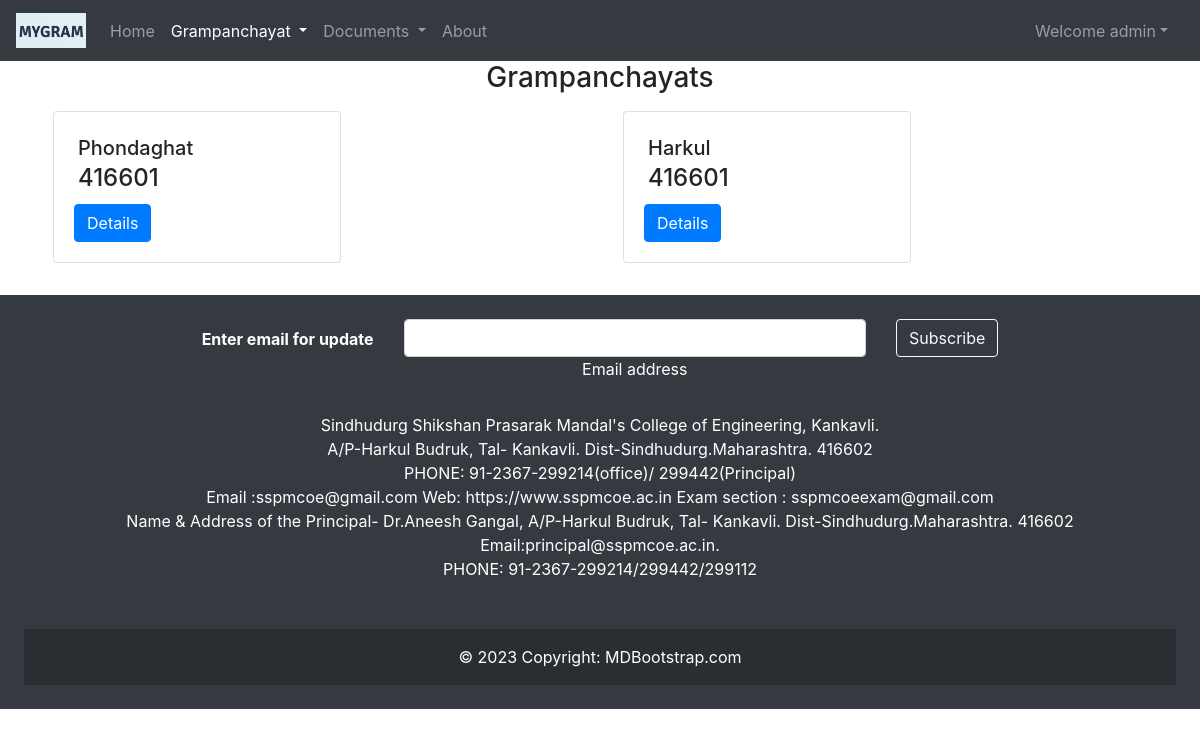
The app's page /viewgram/ (signed in), older data.
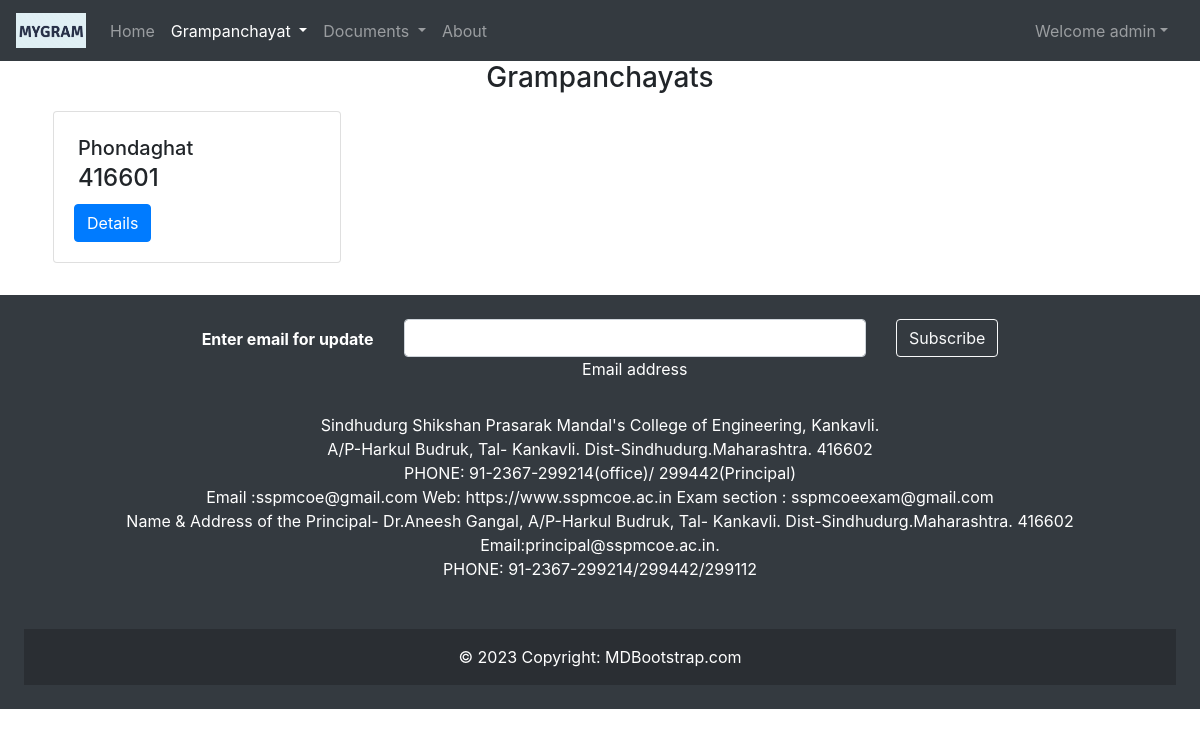
The same page, newer data.
### gramapp/models.py (models this page shows, shortened)
class Grampanchayat(models.Model):
    gramid = models.IntegerField(primary_key=True)
    gramname = models.CharField(max_length=50, unique=True)
    gramaddress = models.TextField(max_length=100)
    gramemail = models.EmailField()
    gramcontact = models.CharField(max_length=10)

### gramapp/views.py (the view)
# urls.py: path('viewgram/', views.viewgram, name='viewgram'),
def viewgram(request):
    current_user = request.user
    if current_user.is_superuser:
        grampanchayat = Grampanchayat.objects.all()
        context = {'grampanchayat': grampanchayat}
        return render(request, 'gramapp/viewGrampanchayat.html', context)
    else:
        return render(request, 'gramapp/pageNotFound.html')

### templates/gramapp/viewGrampanchayat.html (shortened to what this page needs)
{% extends 'gramapp/base1.html' %}
{% block gramactive %} active {% endblock gramactive %}
{% block body %}
<center><h3>Grampanchayats</h3></center>
<div class="container">
    <div class="row justify-content-center">
        {% if grampanchayat %}
    {% for grampanchayat in grampanchayat %}
        <div class="col md-6">
            <div class="card m-2" style="width: 18rem;">
                <div class="card-body">
                    <h5 class="card-title m-1">{{grampanchayat.gramname}}</h5>
                    <h4 class="card-subtitle m-1">{{grampanchayat.gramaddress}}</h4>
                    <a href="{% url 'gramdetail' grampanchayat.pk %}" class="btn btn-primary mt-2">Details</a>
                </div>
            </div>
        </div>
            {% endfor %}
{% else %}
 <h4>No Grampanchayat</h4>
{% endif %}
    </div>
</div>
{% endblock body %}

Row changes from the older to the newer data that the page shows:
removed Grampanchayat: gramname "Harkul", gramaddress "416601"
